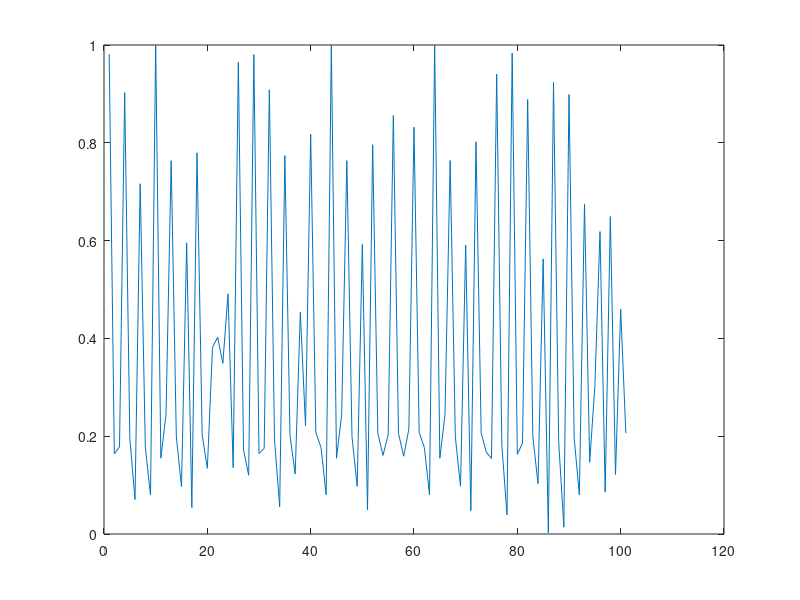

The MATLAB script that drew this image:
clc
clear
for i=1:340
    x0=0.5;
    r=0.5+i*0.01;
    %f=@(x)((r*x*(1-x)));
    %f=@(x)(r*sin(x))+r*exp(-x);
    %f=@(x)(r*sin(x))+r*cos(x);
    %f=@(x)r*tanh(x)+r/(1+exp(-x));
    %f=@(x)r*(x-0.5)^2;
    f=@(x)r*exp(-0.5*x)*(sin(x)+cos(x));
    %X=[];
    Xn=[];
    T=[];
    for k=1:101
        T=[T,k];
        %X=[X,x0];
        x1=f(x0);
        Xn=[Xn,x1];
        x0=x1;
    end
    drawnow
    plot(T,abs(Xn/max(Xn)))
    pause(0.01)
end